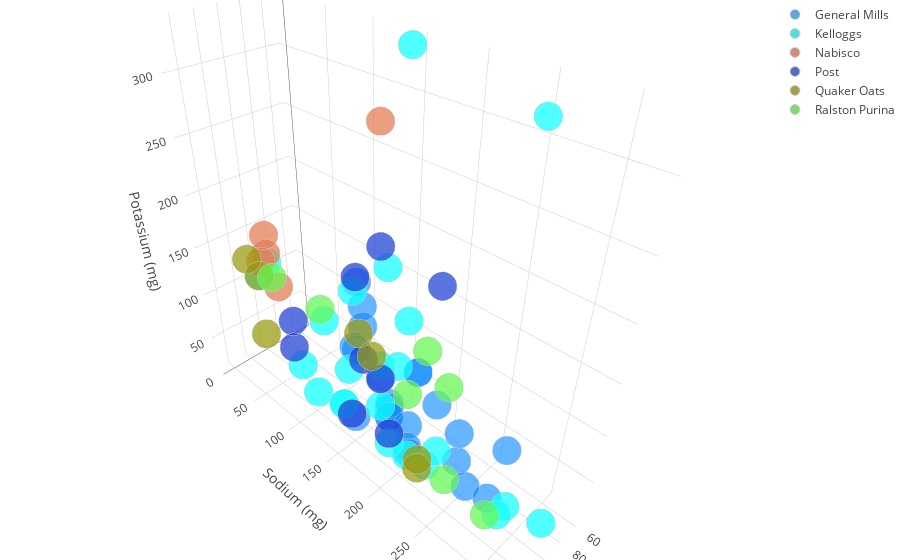

Notebook cell for this chart:
### Markdown cell above
The above box and whisker plot shows that most cereal manufacturers make cereals around with 6 to 8 grams of sugar per serving. For those who are concious about eating processed sugars they could look to a manufacturer like Nabisco for a solid healthey sugar free breakfast. Those people with a sweet tooth could get the sugary cereals from Kellogs or Post to satisfy their sweet tooth.

### Code cell
trace1 = go.Scatter3d(
    x=df1.Calories,
    y=df1.Sodium,
    z=df1.Potassium,
    name = 'General Mills',
    mode='markers',
    marker=dict(
        color= 'rgba(12, 112, 212, 0.8)',
        size=10,
        line=dict(
            color='rgb(204, 204, 204)',
            width=0.5
        ),
        opacity=0.8
    )
)
trace2 = go.Scatter3d(
    x=df2.Calories,
    y=df2.Sodium,
    z=df2.Potassium,
    name = 'Kelloggs',
    mode='markers',
    marker=dict(
        color='rgba(11, 209, 208, 0.8)',
        size=10,
        symbol='circle',
        line=dict(
            color='rgb(204, 204, 204)',
            width=1
        ),
        opacity=0.9
    )
)
trace3 = go.Scatter3d(
    x=df3.Calories,
    y=df3.Sodium,
    z=df3.Potassium,
    name = 'Nabisco',
    mode='markers',
    marker=dict(
        color='rgba(183, 98, 65, 0.8)',
        size=10,
        symbol='circle',
        line=dict(
            color='rgb(204, 204, 204)',
            width=1
        ),
        opacity=0.9
    )
)
trace4 = go.Scatter3d(
    x=df4.Calories,
    y=df4.Sodium,
    z=df4.Potassium,
    name = 'Post',
    mode='markers',
    marker=dict(
        color='rgba(23, 50, 170, 0.8)',
        size=10,
        symbol='circle',
        line=dict(
            color='rgb(204, 204, 204)',
            width=1
        ),
        opacity=0.9
    )
)
trace5 = go.Scatter3d(
    x=df5.Calories,
    y=df5.Sodium,
    z=df5.Potassium,
    name = 'Quaker Oats',
    mode='markers',
    marker=dict(
        color='rgba(123, 123, 10, 0.8)',
        size=10,
        symbol='circle',
        line=dict(
            color='rgb(204, 204, 204)',
            width=1
        ),
        opacity=0.9
    )
)
trace6 = go.Scatter3d(
    x=df6.Calories,
    y=df6.Sodium,
    z=df6.Potassium,
    name = 'Ralston Purina',
    mode='markers',
    marker=dict(
        color='rgba(80, 198, 65, 0.8)',
        size=10,
        symbol='circle',
        line=dict(
            color='rgb(204, 204, 204)',
            width=1
        ),
        opacity=0.9
    )
)
data = [trace1, trace2, trace3, trace4, trace5, trace6]
layout = go.Layout(
    margin=dict(
        l=0,
        r=0,
        b=0,
        t=0
    ),
    scene = dict(
        xaxis = dict(
            title= 'Calories (Cal)'),
        yaxis = dict(
            title= 'Sodium (mg)'),
        zaxis = dict(
            title='Potassium (mg)'),),
    title=go.layout.Title(
        text='Calories vs Sodium vs Potassium',
        xref='paper',
        x=0
    ),
)
fig = go.Figure(data=data, layout=layout)
py.offline.iplot(fig, filename='Calories vs Sodium vs Potassium')

### Figure 1 — Plotly figure (JSON) as saved in the notebook; plotly's stock layout.template omitted (floating-point values rounded to 4 significant figures)
{"data": [{"marker": {"color": "rgba(12, 112, 212, 0.8)", "line": {"color": "rgb(204, 204, 204)", "width": 0.5}, "opacity": 0.8, "size": 10}, "mode": "markers", "name": "General Mills", "type": "scatter3d", "uid": "983389ed-f9c4-470b-98a7-6f6088a7e9d1", "x": ["110.0", "97.7", "110.0", "120.0", "110.0", "110.0", "110.0", "100.0", "110.0", "110.0", "110.0", "110.0", "100.0", "104.0", "100.0", "110.0", "93.3", "100.0", "110.0", "110.0", "100.0", "110.0"], "y": ["180.0", "157.9", "290.0", "210.0", "140.0", "180.0", "180.0", "140.0", "280.0", "250.0", "260.0", "180.0", "220.0", "136.0", "140.0", "200.0", "126.7", "200.0", "250.0", "140.0", "200.0", "200.0"], "z": ["70.0", "75.2", "105.0", "45.0", "105.0", "55.0", "65.0", "120.0", "45.0", "90.0", "40.0", "55.0", "90.0", "96.0", "140.0", "35.0", "153.3", "110.0", "60.0", "25.0", "110.0", "60.0"]}, {"marker": {"color": "rgba(11, 209, 208, 0.8)", "line": {"color": "rgb(204, 204, 204)", "width": 1}, "opacity": 0.9, "size": 10, "symbol": "circle"}, "mode": "markers", "name": "Kelloggs", "type": "scatter3d", "uid": "aec258fc-6ff8-4a92-be78-68c196010872", "x": ["70.0", "50.0", "110.0", "100.0", "110.0", "110.0", "110.0", "110.0", "110.0", "100.0", "90.2", "110.0", "107.7", "106.7", "120.0", "105.3", "90.0", "100.0", "90.2", "90.0", "110.0", "110.0", "110.0"], "y": ["260.0", "140.0", "125.0", "290.0", "90.0", "140.0", "220.0", "125.0", "200.0", "0.0", "180.5", "170.0", "130.8", "100.0", "190.0", "165.4", "170.0", "320.0", "157.9", "0.0", "290.0", "70.0", "230.0"], "z": ["320.0", "330.0", "30.0", "35.0", "20.0", "160.0", "30.0", "30.0", "25.0", "100.0", "142.9", "60.0", "73.1", "106.7", "40.0", "97.7", "90.0", "45.0", "180.5", "110.0", "35.0", "40.0", "55.0"]}, {"marker": {"color": "rgba(183, 98, 65, 0.8)", "line": {"color": "rgb(204, 204, 204)", "width": 1}, "opacity": 0.9, "size": 10, "symbol": "circle"}, "mode": "markers", "name": "Nabisco", "type": "scatter3d", "uid": "cbfae7fb-e112-417c-8308-f883b1d3c2e4", "x": ["70.0", "96.4", "90.0", "90.0", "90.0"], "y": ["130.0", "0.0", "0.0", "0.0", "15.0"], "z": ["280.0", "114.5", "140.0", "120.0", "90.0"]}, {"marker": {"color": "rgba(23, 50, 170, 0.8)", "line": {"color": "rgb(204, 204, 204)", "width": 1}, "opacity": 0.9, "size": 10, "symbol": "circle"}, "mode": "markers", "name": "Post", "type": "scatter3d", "uid": "f4d82694-c1c7-4b5d-8945-4b9a3dca7812", "x": ["90.0", "96.0", "110.0", "100.0", "100.0", "110.0", "120.0", "110.0", "90.2"], "y": ["210.0", "128.0", "135.0", "45.0", "140.0", "170.0", "75.0", "180.0", "150.4"], "z": ["190.0", "160.0", "25.0", "40.0", "85.0", "90.0", "100.0", "35.0", "195.5"]}, {"marker": {"color": "rgba(123, 123, 10, 0.8)", "line": {"color": "rgb(204, 204, 204)", "width": 1}, "opacity": 0.9, "size": 10, "symbol": "circle"}, "mode": "markers", "name": "Quaker Oats", "type": "scatter3d", "uid": "155b9905-01b1-47e5-b902-7ad8caae4679", "x": ["120.0", "120.0", "120.0", "100.0", "100.0", "100.0", "100.0"], "y": ["15.0", "220.0", "220.0", "150.0", "0.0", "0.0", "135.0"], "z": ["135.0", "35.0", "45.0", "95.0", "30.0", "100.0", "110.0"]}, {"marker": {"color": "rgba(80, 198, 65, 0.8)", "line": {"color": "rgb(204, 204, 204)", "width": 1}, "opacity": 0.9, "size": 10, "symbol": "circle"}, "mode": "markers", "name": "Ralston Purina", "type": "scatter3d", "uid": "5be21e4e-73ee-41b8-9691-125a21866e28", "x": ["90.0", "110.0", "100.0", "150.0", "150.0", "110.0", "100.0"], "y": ["200.0", "280.0", "190.0", "95.0", "150.0", "240.0", "230.0"], "z": ["125.0", "25.0", "80.0", "170.0", "170.0", "30.0", "115.0"]}], "layout": {"margin": {"b": 0, "l": 0, "r": 0, "t": 0}, "scene": {"xaxis": {"title": {"text": "Calories (Cal)"}}, "yaxis": {"title": {"text": "Sodium (mg)"}}, "zaxis": {"title": {"text": "Potassium (mg)"}}}, "title": {"text": "Calories vs Sodium vs Potassium", "x": 0, "xref": "paper"}}}
